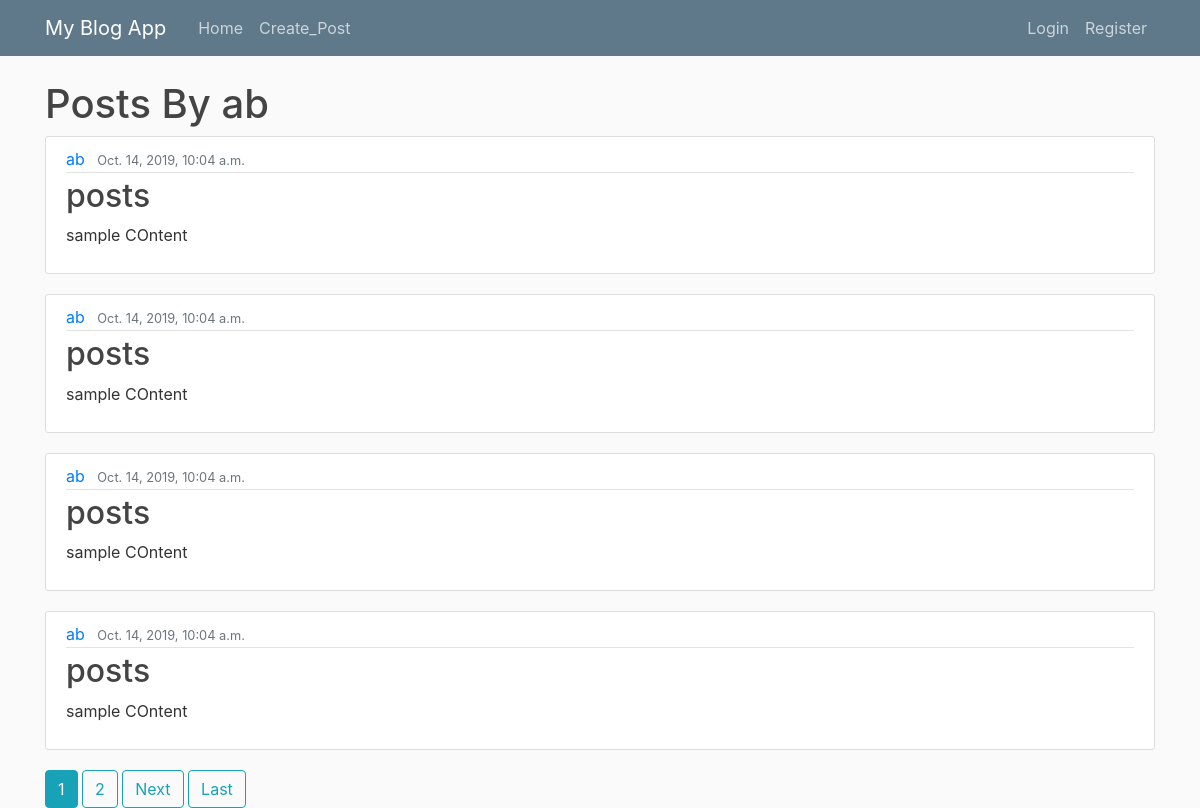
Page /user/ab on the committed database.
### blogs/models.py (models this page shows, shortened)
class Posts(models.Model):
    title=models.CharField(max_length=200)
    date_posted=models.DateTimeField(default=timezone.now)
    content=models.TextField()
    author=models.ForeignKey(User,on_delete=models.CASCADE)

### blogs/views.py (the view)
# urls.py: path('user/<str:username>',views.UserPostsListView.as_view(),name='user-posts'),
class UserPostsListView(ListView):
    model=Posts
    paginate_by=4
    template_name='blogs/user_posts.html'
    context_object_name='posts'
    def get_queryset(self):
        usr=get_object_or_404(User,username=self.kwargs.get('username'))
        return Posts.objects.filter(author=usr).order_by('-date_posted')

### blogs/templates/blogs/user_posts.html (shortened to what this page needs)
{% extends 'blogs/base.html' %}
{% block content %}
<div class="container">
    <h1>Posts By {{view.kwargs.username}}</h1>
    {% for p in posts %}
    <article class="media content-section">
        <div class="media-body">
            <div class="article-metadata">
                <a class="mr-2" href="{% url 'user-posts' p.author %}">{{ p.author }}</a>
                <small class="text-muted">{{ p.date_posted }}</small>
            </div>
            <h2><a class="article-title" href="{% url 'post-details' p.id %}">{{ p.title }}</a></h2>
            <p class="article-content">{{ p.content }}</p>
        </div>
    </article>
    {% endfor %}
    {% if is_paginated %}
    {% for i in page_obj.paginator.page_range %}
    {% if i == page_obj.number %}
    <a class="btn btn-info" href="?page={{i}}">{{i}}</a>
    {% elif i > page_obj.number|add:'-3' and page_obj.number|add:'3' > i %}
    <a class="btn btn-outline-info" href="?page={{i}}">{{i}}</a>
    {% endif %}
    {% endfor %}
    {% if page_obj.has_next %}
    <a href="?page={{page_obj.next_page_number}}" class="btn btn-outline-info">Next</a>
    <a href="?page={{page_obj.paginator.num_pages}}" class="btn btn-outline-info">Last</a>
    {% endif %}
    {% endif %}
</div>
{% endblock content %}

### blogs/static/blogs/main.css (style rules this page uses)
body { background: #fafafa; color: #333333; margin-top: 5rem; }
h1, h2, h3, h4, h5, h6 { color: #444444; }
.content-section { background: #ffffff; padding: 10px 20px; border: 1px solid #dddddd; border-radius: 3px; margin-bottom: 20px; }
.article-title { color: #444444; }
.article-content { white-space: pre-line; }
.article-metadata { padding-bottom: 1px; margin-bottom: 4px; border-bottom: 1px solid #e3e3e3 }

### rows in the picture
Posts: author "ab", date_posted "Oct. 14, 2019, 10:04 a.m.", title "posts", content "sample COntent"
Posts: author "ab", date_posted "Oct. 14, 2019, 10:04 a.m.", title "posts", content "sample COntent"
Posts: author "ab", date_posted "Oct. 14, 2019, 10:04 a.m.", title "posts", content "sample COntent"
Posts: author "ab", date_posted "Oct. 14, 2019, 10:04 a.m.", title "posts", content "sample COntent"

### other values in the picture
{{ view.kwargs.username }} "ab"
{{ i }} "1"
{{ i }} "2"
